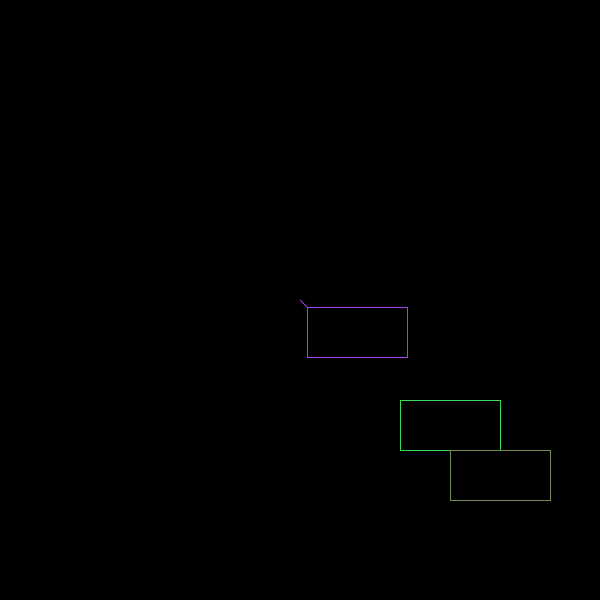
Frame 1 (no input)
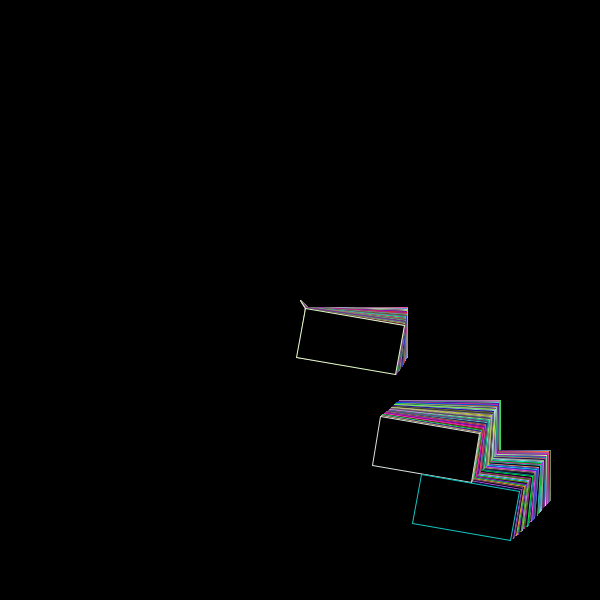
Frame 60 (the mouse pressed at the canvas centre just before this capture)
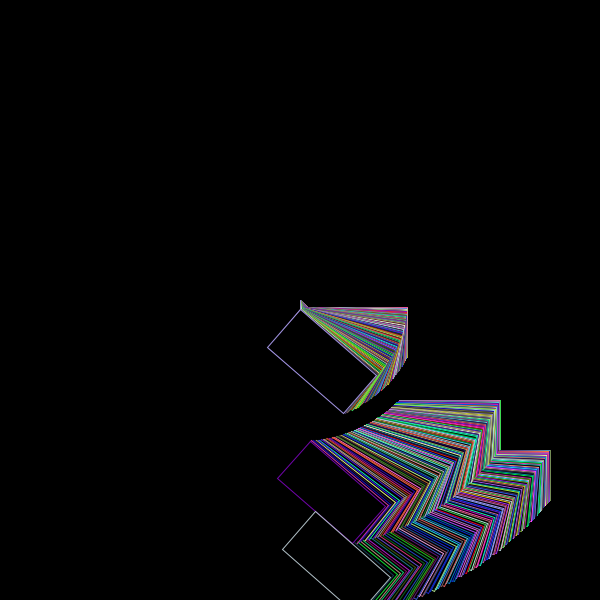
Frame 120 (the mouse held since frame 60 and released just before this capture)

The Processing sketch that drew these frames (run headless with seeded random() and noise(); from frame 60 on, the mouse is pressed at the canvas centre):

// Processing sketch: occilation5
// ── occilation5.pde
float loc = 0.0;
float velo = 0.0;
float acc = 0.0001;
float r = 10;
float a = PI/4;
void setup()
{
  size(600, 600);
  background(0);
}
void draw()
{
  loc += velo;
  velo += acc;
  translate(width/2, height/2);
  rotate(loc);
  float x = r*sin(a);
  float y = r*cos(a);
  fill(0);
  stroke(random(255), random(255), random(255));
  line(0, 0, x, y);
  rect(x, y, 100, 50);
  {
    fill(0);
    stroke(random(255), random(255), random(255));
    rect(100, 100, 100, 50);
  }
  {
    fill(0);
    stroke(random(255), random(255), random(255));
    rect(150, 150, 100, 50);
  }
}
